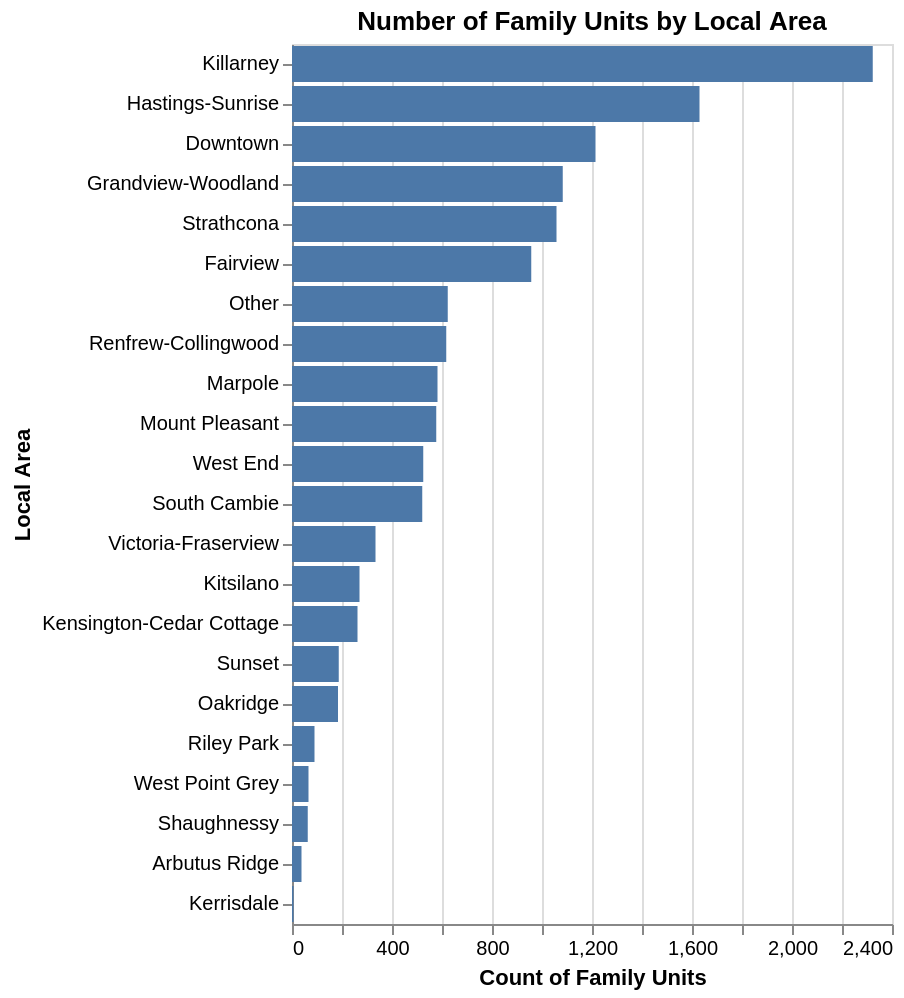

Write notebook code for a chart like this one.
### Code cell
family_units_by_area = alt.Chart(
    df[(df["unit_category"] == "Clientele") & (df["unit_detail"] == "Families")],
    title="Number of Family Units by Local Area"
    ).mark_bar().encode(
    y=alt.Y("Local Area").sort("-x"),
    x=alt.X("sum(unit_count):Q", title="Count of Family Units")
)

family_units_by_area.save("../img/family_by_area.png")
family_units_by_area

### Figure 1 — Vega-Lite specification as saved in the notebook (floating-point values rounded to 4 significant figures; data arrays with more than 128 entries replaced by an {"elided": "..."} marker saying what was removed)
{"config": {"view": {"continuousWidth": 300, "continuousHeight": 300}}, "data": {"name": "data-04fdcf26a01ff6fdce91c51eea8f5cfc"}, "mark": {"type": "bar"}, "encoding": {"x": {"aggregate": "sum", "field": "unit_count", "title": "Count of Family Units", "type": "quantitative"}, "y": {"field": "Local Area", "sort": "-x", "type": "nominal"}}, "title": "Number of Family Units by Local Area", "$schema": "https://vega.github.io/schema/vega-lite/v6.1.0.json", "datasets": {"data-04fdcf26a01ff6fdce91c51eea8f5cfc": {"elided": "339 records"}}}
